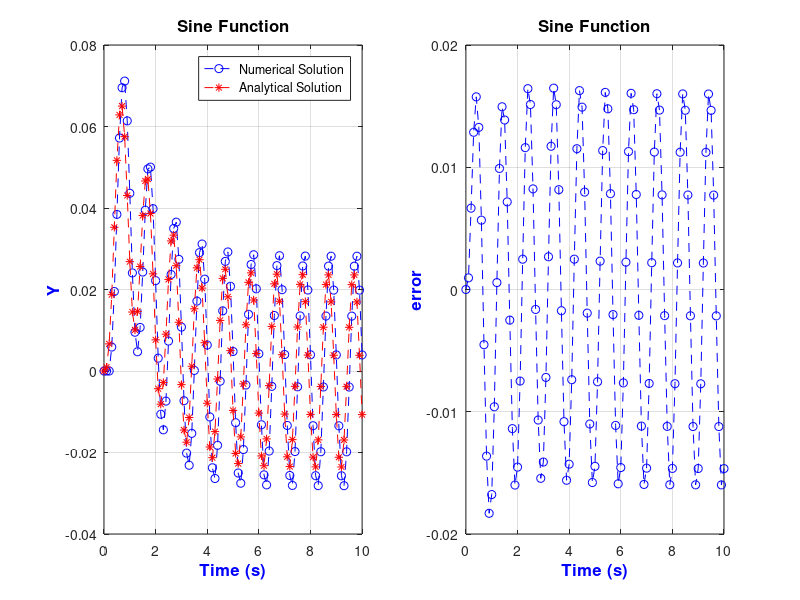

Reproduce this figure in MATLAB.
clc;
clear all;
close all;

dt=0.1; %time step size
t=0:dt:10; %simulation time
%v=0.1*sin(2*pi*t); %input voltage
u=sin(2*pi*t); %u(t) is the sine input
dy(1)=0;
y(1)=(0);

for i=1:length(t)
    ddy(i)=u(i) - 3*dy(i) - 2*y(i);
    dy(i+1)=ddy(i)*dt + dy(i);
    y(i+1)=dy(i)*dt + y(i);
    z(i) = (((2*pi*exp(-t(i))) / (4*pi^2+1)) - ((pi*exp(-2*t(i))) / (2*pi^2+2)) - ((3*pi*cos(2*pi*t(i))-sin(2*pi*t(i))+2*pi^2*sin(2*pi*t(i))) / ((pi^2+1)*(8*pi^2+2)))) 
end
y(end)=[];
i=y;
error = z-y
%z(end)=[];
b=z;

subplot(1,2,1)
plot(t,i,'--ob')
grid on
txt = ['\delta(t) = ' char(10) num2str(dt)];
text(5,.25,txt)
xticks(0:2:10)
xlabel('Time (s)','FontSize',12,'FontWeight','bold','Color','b') 
ylabel('Y','FontSize',12,'FontWeight','bold','Color','b') 
title('Sine Function','FontSize',12,'FontWeight','bold')

hold on

plot(t,b,'--*r')
legend('Numerical Solution','Analytical Solution')

hold off

subplot(1,2,2)
plot(t,error,'--ob')
grid on
xticks(0:2:10)
xlabel('Time (s)','FontSize',12,'FontWeight','bold','Color','b') 
ylabel('error','FontSize',12,'FontWeight','bold','Color','b') 
title('Sine Function','FontSize',12,'FontWeight','bold')


